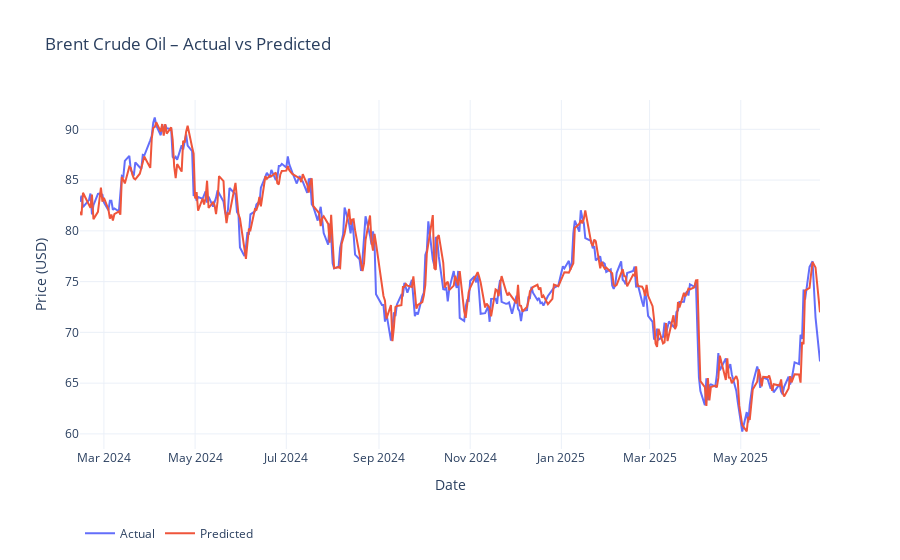

Notebook source saved alongside this figure:
### Markdown cell above
## Random forest

### Code cell
import yfinance as yf
import pandas as pd
import numpy as np
from sklearn.ensemble import RandomForestRegressor
from sklearn.metrics import (
    mean_squared_error,
    mean_absolute_error,
    mean_absolute_percentage_error,
    r2_score,
    explained_variance_score
)
import plotly.graph_objects as go

SEED = 42
np.random.seed(SEED)

# === 1. Download Brent crude oil price data ==================================
df = (
    yf.download("BZ=F", start="2011-06-13", end="2025-06-25")[['Close']]
      .rename(columns={'Close': 'Price'})
      .dropna()
)

# === 2. Load & align embeddings =============================================
emb = (
    pd.read_csv('../Data/raw/embeddings_feature_ST.csv', parse_dates=['date'])
      .set_index('date')
)
# Rialliniamo all'indice di df
emb = emb.reindex(df.index).ffill().bfill()

sent = (
    pd.read_csv('../Data/raw/daily_sent.csv', parse_dates=['Date'])
      .set_index('Date')
)

# Aggiungiamo gli embedding al DataFrame principale

df['SENT_1'] = emb['embedding_2d_1_mean']
df['SENT_2'] = emb['embedding_2d_2_mean']
df['cosine_sim']            = emb['cosine_sim']
df['drift']                 = emb['drift']
df['drift_velocity']        = emb['drift_velocity']
df['drift_velocity_diff']   = emb['drift_velocity_diff']
df['drift_acceleration']    = emb['drift_acceleration']
df['var_2d_1']              = emb['embedding_2d_1_var_daily']
df['var_2d_2']              = emb['embedding_2d_2_var_daily']
df['sentiment']             = sent['avg_score']

# === 3. Costruzione delle lag-feature =======================================
# Lag dei prezzi
for lag in range(1, 6):
    df[f'price_lag_{lag}'] = df['Price'].shift(lag)



# Target = prezzo del giorno successivo
df['target'] = df['Price'].shift(-1)
df.dropna(inplace=True)

# === 4. Train-test split (90/10) ============================================

feat_cols = [
    'Price','SENT_1','SENT_2',
    'cosine_sim','drift','drift_velocity','drift_velocity_diff','drift_acceleration',
    'var_2d_1','var_2d_2',
    'sentiment'
]

X = df[feat_cols]
y = df['target']
split_idx = int(len(df) * 0.9)
X_train, X_test = X.iloc[:split_idx], X.iloc[split_idx:]
y_train, y_test = y.iloc[:split_idx], y.iloc[split_idx:]

# === 5. Train Random Forest =================================================
rf = RandomForestRegressor(n_estimators=200, random_state=SEED, n_jobs=-1)
rf.fit(X_train, y_train)
preds = rf.predict(X_test)

# === 6. Metriche di valutazione ============================================
def smape(y_true, y_pred):
    denom = (np.abs(y_true) + np.abs(y_pred)) / 2
    return np.mean(np.abs(y_true - y_pred) / denom) * 100

def theils_u(y_true, y_pred):
    rmsfe = np.sqrt(np.mean((y_pred - y_true) ** 2))
    denom = (np.sqrt(np.mean(y_true ** 2)) +
             np.sqrt(np.mean(y_pred ** 2)))
    return rmsfe / denom

metrics = {
    "RMSE": np.sqrt(mean_squared_error(y_test, preds)),
    "MAE": mean_absolute_error(y_test, preds),
    "MAPE (%)": mean_absolute_percentage_error(y_test, preds) * 100,
    "sMAPE (%)": smape(y_test.values, preds),
    "R²": r2_score(y_test, preds),
    "Explained Variance": explained_variance_score(y_test, preds),
    "Theil’s U": theils_u(y_test.values, preds),
    "Directional Accuracy (%)": (
        np.mean(
            np.sign(y_test.values[1:] - y_test.values[:-1]) ==
            np.sign(preds[1:] - y_test.values[:-1])
        ) * 100
    )
}

print(pd.Series(metrics).to_frame('Random Forest').round(4))

# === 7. Grafico Plotly Actual vs Predicted =================================
fig = go.Figure()
fig.add_trace(go.Scatter(
    x=y_test.index, y=y_test, mode='lines', name='Actual'
))
fig.add_trace(go.Scatter(
    x=y_test.index, y=preds, mode='lines', name='Predicted'
))
fig.update_layout(
    title='Brent Crude Oil – Actual vs Predicted',
    xaxis_title='Date',
    yaxis_title='Price (USD)',
    template='plotly_white',
    legend=dict(orientation='h', y=-0.2)
)
fig.show()

### Figure 1 — Plotly figure (JSON) as saved in the notebook; plotly's stock layout.template omitted (floating-point values rounded to 4 significant figures; data arrays with more than 128 entries replaced by an {"elided": "..."} marker saying what was removed)
{"data": [{"mode": "lines", "name": "Actual", "type": "scatter", "x": {"elided": "338 str values"}, "y": {"elided": "338 float values"}}, {"mode": "lines", "name": "Predicted", "type": "scatter", "x": {"elided": "338 str values"}, "y": {"elided": "338 float values"}}], "layout": {"legend": {"orientation": "h", "y": -0.2}, "title": {"text": "Brent Crude Oil – Actual vs Predicted"}, "xaxis": {"title": {"text": "Date"}}, "yaxis": {"title": {"text": "Price (USD)"}}}}
